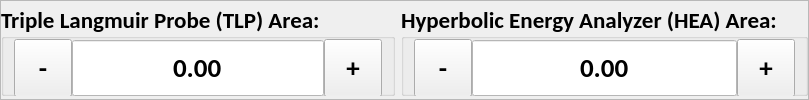
         <widget class="QFrame" name="frame_2">
          <property name="frameShape">
           <enum>QFrame::StyledPanel</enum>
          </property>
          <property name="frameShadow">
           <enum>QFrame::Raised</enum>
          </property>
          <layout class="QHBoxLayout" name="horizontalLayout_4">
           <property name="leftMargin">
            <number>0</number>
           </property>
           <property name="topMargin">
            <number>0</number>
           </property>
           <property name="rightMargin">
            <number>0</number>
           </property>
           <property name="bottomMargin">
            <number>0</number>
           </property>
           <item>
            <widget class="QGroupBox" name="tlp_area_gb">
             <property name="minimumSize">
              <size>
               <width>394</width>
               <height>92</height>
              </size>
             </property>
             <property name="maximumSize">
              <size>
               <width>16777215</width>
               <height>92</height>
              </size>
             </property>
             <property name="font">
              <font>
               <family>Calibri</family>
               <pointsize>17</pointsize>
               <weight>75</weight>
               <bold>true</bold>
              </font>
             </property>
             <property name="styleSheet">
              <string notr="true"/>
             </property>
             <property name="title">
              <string>Triple Langmuir Probe (TLP) Area:</string>
             </property>
             <property name="alignment">
              <set>Qt::AlignLeading|Qt::AlignLeft|Qt::AlignVCenter</set>
             </property>
             <layout class="QHBoxLayout" name="horizontalLayout_15">
              <property name="spacing">
               <number>0</number>
              </property>
              <property name="leftMargin">
               <number>10</number>
              </property>
              <property name="topMargin">
               <number>0</number>
              </property>
              <property name="rightMargin">
               <number>10</number>
              </property>
              <property name="bottomMargin">
               <number>0</number>
              </property>
              <item>
               <widget class="QToolButton" name="tlp_area_minus_btn">
                <property name="minimumSize">
                 <size>
                  <width>58</width>
                  <height>58</height>
                 </size>
                </property>
                <property name="maximumSize">
                 <size>
                  <width>58</width>
                  <height>58</height>
                 </size>
                </property>
                <property name="font">
                 <font>
                  <pointsize>20</pointsize>
                  <weight>75</weight>
                  <bold>true</bold>
                 </font>
                </property>
                <property name="text">
                 <string>-</string>
                </property>
               </widget>
              </item>
              <item>
               <widget class="QDoubleSpinBox" name="tlp_area_output">
                <property name="minimumSize">
                 <size>
                  <width>0</width>
                  <height>58</height>
                 </size>
                </property>
                <property name="maximumSize">
                 <size>
                  <width>1000</width>
                  <height>58</height>
                 </size>
                </property>
                <property name="font">
                 <font>
                  <family>Calibri</family>
                  <pointsize>20</pointsize>
                 </font>
                </property>
                <property name="focusPolicy">
                 <enum>Qt::NoFocus</enum>
                </property>
                <property name="layoutDirection">
                 <enum>Qt::LeftToRight</enum>
                </property>
                <property name="styleSheet">
                 <string notr="true">QDoubleSpinBox {
	background-color: #FFFFFF;
}</string>
                </property>
                <property name="alignment">
                 <set>Qt::AlignCenter</set>
                </property>
                <property name="readOnly">
                 <bool>true</bool>
                </property>
                <property name="buttonSymbols">
                 <enum>QAbstractSpinBox::NoButtons</enum>
                </property>
                <property name="correctionMode">
                 <enum>QAbstractSpinBox::CorrectToPreviousValue</enum>
                </property>
                <property name="showGroupSeparator" stdset="0">
                 <bool>false</bool>
                </property>
                <property name="decimals">
                 <number>2</number>
                </property>
                <property name="minimum">
                 <double>-10000.000000000000000</double>
                </property>
                <property name="maximum">
                 <double>10000.000000000000000</double>
                </property>
                <property name="singleStep">
                 <double>1.000000000000000</double>
                </property>
               </widget>
              </item>
              <item>
               <widget class="QToolButton" name="tlp_area_plus_btn">
                <property name="minimumSize">
                 <size>
                  <width>58</width>
                  <height>58</height>
                 </size>
                </property>
                <property name="maximumSize">
                 <size>
                  <width>16777215</width>
                  <height>58</height>
                 </size>
                </property>
                <property name="font">
                 <font>
                  <pointsize>20</pointsize>
                  <weight>75</weight>
                  <bold>true</bold>
                 </font>
                </property>
                <property name="focusPolicy">
                 <enum>Qt::NoFocus</enum>
                </property>
                <property name="text">
                 <string>+</string>
                </property>
               </widget>
              </item>
             </layout>
            </widget>
           </item>
           <item>
            <widget class="QGroupBox" name="hea_area_gb">
             <property name="minimumSize">
              <size>
               <width>394</width>
               <height>92</height>
              </size>
             </property>
             <property name="maximumSize">
              <size>
               <width>16777215</width>
               <height>92</height>
              </size>
             </property>
             <property name="font">
              <font>
               <family>Calibri</family>
               <pointsize>17</pointsize>
               <weight>75</weight>
               <bold>true</bold>
              </font>
             </property>
             <property name="styleSheet">
              <string notr="true"/>
             </property>
             <property name="title">
              <string>Hyperbolic Energy Analyzer (HEA) Area:</string>
             </property>
             <property name="alignment">
              <set>Qt::AlignLeading|Qt::AlignLeft|Qt::AlignVCenter</set>
             </property>
             <layout class="QHBoxLayout" name="horizontalLayout_16">
              <property name="spacing">
               <number>0</number>
              </property>
              <property name="leftMargin">
               <number>10</number>
              </property>
              <property name="topMargin">
               <number>0</number>
              </property>
              <property name="rightMargin">
               <number>10</number>
              </property>
              <property name="bottomMargin">
               <number>0</number>
              </property>
              <item>
               <widget class="QToolButton" name="hea_area_minus_btn">
                <property name="minimumSize">
                 <size>
                  <width>58</width>
                  <height>58</height>
                 </size>
                </property>
                <property name="maximumSize">
                 <size>
                  <width>58</width>
                  <height>58</height>
                 </size>
                </property>
                <property name="font">
                 <font>
                  <pointsize>20</pointsize>
                  <weight>75</weight>
                  <bold>true</bold>
                 </font>
                </property>
                <property name="text">
                 <string>-</string>
                </property>
               </widget>
              </item>
              <item>
               <widget class="QDoubleSpinBox" name="hea_area_output">
                <property name="minimumSize">
                 <size>
                  <width>0</width>
                  <height>58</height>
                 </size>
                </property>
                <property name="maximumSize">
                 <size>
                  <width>1000</width>
                  <height>58</height>
                 </size>
                </property>
                <property name="font">
                 <font>
                  <family>Calibri</family>
                  <pointsize>20</pointsize>
                 </font>
                </property>
                <property name="focusPolicy">
                 <enum>Qt::NoFocus</enum>
                </property>
                <property name="layoutDirection">
                 <enum>Qt::LeftToRight</enum>
                </property>
                <property name="styleSheet">
                 <string notr="true">QDoubleSpinBox {
	background-color: #FFFFFF;
}</string>
                </property>
                <property name="alignment">
                 <set>Qt::AlignCenter</set>
                </property>
                <property name="readOnly">
                 <bool>true</bool>
                </property>
                <property name="buttonSymbols">
                 <enum>QAbstractSpinBox::NoButtons</enum>
                </property>
                <property name="correctionMode">
                 <enum>QAbstractSpinBox::CorrectToPreviousValue</enum>
                </property>
                <property name="showGroupSeparator" stdset="0">
                 <bool>false</bool>
                </property>
                <property name="decimals">
                 <number>2</number>
                </property>
                <property name="minimum">
                 <double>-10000.000000000000000</double>
                </property>
                <property name="maximum">
                 <double>10000.000000000000000</double>
                </property>
                <property name="singleStep">
                 <double>1.000000000000000</double>
                </property>
               </widget>
              </item>
              <item>
               <widget class="QToolButton" name="hea_area_plus_btn">
                <property name="minimumSize">
                 <size>
                  <width>58</width>
                  <height>58</height>
                 </size>
                </property>
                <property name="maximumSize">
                 <size>
                  <width>16777215</width>
                  <height>58</height>
                 </size>
                </property>
                <property name="font">
                 <font>
                  <pointsize>20</pointsize>
                  <weight>75</weight>
                  <bold>true</bold>
                 </font>
                </property>
                <property name="focusPolicy">
                 <enum>Qt::NoFocus</enum>
                </property>
                <property name="text">
                 <string>+</string>
                </property>
               </widget>
              </item>
             </layout>
            </widget>
           </item>
          </layout>
         </widget>
